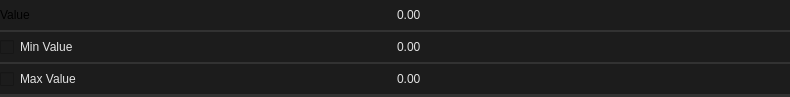
<?xml version="1.0" encoding="UTF-8"?>
<ui version="4.0">
 <class>Widget</class>
 <widget class="QWidget" name="Widget">
  <property name="geometry">
   <rect>
    <x>0</x>
    <y>0</y>
    <width>790</width>
    <height>97</height>
   </rect>
  </property>
  <property name="minimumSize">
   <size>
    <width>0</width>
    <height>0</height>
   </size>
  </property>
  <property name="maximumSize">
   <size>
    <width>16777215</width>
    <height>97</height>
   </size>
  </property>
  <property name="windowTitle">
   <string>Form</string>
  </property>
  <property name="styleSheet">
   <string notr="true">.QWidget {
    font: 580 10pt &quot;Segoe UI&quot;;
    border: 2px solid black;
    border-radius: 0px;
    border-left: 0px;
    border-right: 0px;
	border-top: 0px;
    border-color: rgba(50, 50, 50, 255);
    padding: 8px;
    padding-left: 6px;
    padding-right: 6px;
    color: #E3E3E3;
    background-color: #1C1C1C;
}

.QWidget::hover {
}
.QWidget::selected {
    background-color: #414956;
}</string>
  </property>
  <layout class="QVBoxLayout" name="verticalLayout">
   <property name="spacing">
    <number>0</number>
   </property>
   <property name="leftMargin">
    <number>0</number>
   </property>
   <property name="topMargin">
    <number>0</number>
   </property>
   <property name="rightMargin">
    <number>0</number>
   </property>
   <property name="bottomMargin">
    <number>0</number>
   </property>
   <item>
    <widget class="QFrame" name="frame">
     <property name="maximumSize">
      <size>
       <width>16777215</width>
       <height>32</height>
      </size>
     </property>
     <property name="styleSheet">
      <string notr="true">.QFrame {
    font: 580 10pt &quot;Segoe UI&quot;;
    border: 2px solid black;
    border-radius: 0px;
    border-left: 0px;
    border-right: 0px;
	border-top: 0px;
    border-color: rgba(50, 50, 50, 255);
    color: #E3E3E3;
    background-color: #1C1C1C;
}

.QFrame::hover {
}
.QFrame::selected {
    background-color: #414956;
}</string>
     </property>
     <property name="frameShape">
      <enum>QFrame::StyledPanel</enum>
     </property>
     <property name="frameShadow">
      <enum>QFrame::Raised</enum>
     </property>
     <property name="lineWidth">
      <number>0</number>
     </property>
     <layout class="QHBoxLayout" name="horizontalLayout_2">
      <property name="spacing">
       <number>0</number>
      </property>
      <property name="leftMargin">
       <number>0</number>
      </property>
      <property name="topMargin">
       <number>0</number>
      </property>
      <property name="rightMargin">
       <number>0</number>
      </property>
      <property name="bottomMargin">
       <number>0</number>
      </property>
      <item>
       <widget class="QLabel" name="label">
        <property name="styleSheet">
         <string notr="true">border:0px;
background-color: rgba(255, 255, 255, 0);
font: 8pt &quot;Segoe UI&quot;;

</string>
        </property>
        <property name="text">
         <string>Value</string>
        </property>
       </widget>
      </item>
      <item>
       <widget class="QDoubleSpinBox" name="value_doubleSpinBox">
        <property name="minimumSize">
         <size>
          <width>0</width>
          <height>0</height>
         </size>
        </property>
        <property name="styleSheet">
         <string notr="true">QDoubleSpinBox {
    font: 580 8pt &quot;Segoe UI&quot;;
    border: 2px solid black;
    border-radius: 2px;
    border-color: rgba(80, 80, 80, 255);
    color: #E3E3E3;
    background-color: #1C1C1C;
border:0px;
}

QDoubleSpinBox:focus {
}

QDoubleSpinBox:hover {
}

QDoubleSpinBox:pressed {
	background-color: #121212;
}

QDoubleSpinBox::up-button {
    border: 0px solid black;
    subcontrol-origin: border;
    subcontrol-position: top right;
    border-left: 2px solid black;
    border-bottom: 0px solid black;
    border-top-right-radius: 2px;
    border-color: rgba(80, 80, 80, 255);
	width:16px;
    margin:0px;
border:0px;
}

QDoubleSpinBox::up-arrow {
    image: url(://icons/arrow_drop_up_24dp_9D9D9D_FILL0_wght400_GRAD0_opsz24.svg);
    width: 20px;
    height: 20px;
}

QDoubleSpinBox::down-button {
    subcontrol-origin: border;
    subcontrol-position: bottom right;
	border: 0px solid black;
    border-left: 2px solid black;
    border-top: 2px solid black;
border-bottom-right-radius: 2px;
    border-color: rgba(80, 80, 80, 255);
	width:16px;
    margin:0px;
border:0px;
}

QDoubleSpinBox::down-arrow {
    image: url(://icons/arrow_drop_down_16dp.svg);
    width: 20px;
    height: 20px;
}</string>
        </property>
        <property name="decimals">
         <number>2</number>
        </property>
        <property name="minimum">
         <double>-99999999999.000000000000000</double>
        </property>
        <property name="maximum">
         <double>99999999999.000000000000000</double>
        </property>
        <property name="singleStep">
         <double>0.100000000000000</double>
        </property>
       </widget>
      </item>
     </layout>
    </widget>
   </item>
   <item>
    <widget class="QFrame" name="frame_2">
     <property name="maximumSize">
      <size>
       <width>16777215</width>
       <height>32</height>
      </size>
     </property>
     <property name="styleSheet">
      <string notr="true">.QFrame {
    font: 580 10pt &quot;Segoe UI&quot;;
    border: 2px solid black;
    border-radius: 0px;
    border-left: 0px;
    border-right: 0px;
	border-top: 0px;
    border-color: rgba(50, 50, 50, 255);
    color: #E3E3E3;
    background-color: #1C1C1C;
}

.QFrame::hover {
}
.QFrame::selected {
    background-color: #414956;
}</string>
     </property>
     <property name="frameShape">
      <enum>QFrame::StyledPanel</enum>
     </property>
     <property name="frameShadow">
      <enum>QFrame::Raised</enum>
     </property>
     <property name="lineWidth">
      <number>0</number>
     </property>
     <layout class="QHBoxLayout" name="horizontalLayout_7">
      <property name="spacing">
       <number>0</number>
      </property>
      <property name="leftMargin">
       <number>0</number>
      </property>
      <property name="topMargin">
       <number>0</number>
      </property>
      <property name="rightMargin">
       <number>0</number>
      </property>
      <property name="bottomMargin">
       <number>0</number>
      </property>
      <item>
       <widget class="QCheckBox" name="min_checkBox">
        <property name="styleSheet">
         <string notr="true">QCheckBox {
    font: 580 8pt &quot;Segoe UI&quot;;
    border-radius: 0px;
    border-color: rgba(80, 80, 80, 255);
    height:4px;
    color: #E3E3E3;
    background-color: #1C1C1C;
	border:0px;
}

QCheckBox::indicator:unchecked {
    image: url(://icons/check_box_outline_blank_16dp_9D9D9D_FILL0_wght400_GRAD0_opsz20.svg);
}

QCheckBox::indicator:checked {
    image: url(://icons/select_check_box_16dp_9D9D9D_FILL0_wght400_GRAD0_opsz20.svg);
}</string>
        </property>
        <property name="text">
         <string>Min Value</string>
        </property>
       </widget>
      </item>
      <item>
       <widget class="QDoubleSpinBox" name="min_doubleSpinBox">
        <property name="styleSheet">
         <string notr="true">QDoubleSpinBox {
    font: 580 8pt &quot;Segoe UI&quot;;
    border: 2px solid black;
    border-radius: 2px;
    border-color: rgba(80, 80, 80, 255);
    color: #E3E3E3;
    background-color: #1C1C1C;
border:0px;
}

QDoubleSpinBox:focus {
}

QDoubleSpinBox:hover {
}

QDoubleSpinBox:pressed {
	background-color: #121212;
}

QDoubleSpinBox::up-button {
    border: 0px solid black;
    subcontrol-origin: border;
    subcontrol-position: top right;
    border-left: 2px solid black;
    border-bottom: 0px solid black;
    border-top-right-radius: 2px;
    border-color: rgba(80, 80, 80, 255);
	width:16px;
    margin:0px;
border:0px;
}

QDoubleSpinBox::up-arrow {
    image: url(://icons/arrow_drop_up_24dp_9D9D9D_FILL0_wght400_GRAD0_opsz24.svg);
    width: 20px;
    height: 20px;
}

QDoubleSpinBox::down-button {
    subcontrol-origin: border;
    subcontrol-position: bottom right;
	border: 0px solid black;
    border-left: 2px solid black;
    border-top: 2px solid black;
border-bottom-right-radius: 2px;
    border-color: rgba(80, 80, 80, 255);
	width:16px;
    margin:0px;
border:0px;
}

QDoubleSpinBox::down-arrow {
    image: url(://icons/arrow_drop_down_16dp.svg);
    width: 20px;
    height: 20px;
}

QDoubleSpinBox:disabled {
	color: rgba(125, 125, 125, 100);
}</string>
        </property>
        <property name="decimals">
         <number>2</number>
        </property>
        <property name="minimum">
         <double>-99999999999.000000000000000</double>
        </property>
        <property name="maximum">
         <double>99999999999.000000000000000</double>
        </property>
        <property name="singleStep">
         <double>0.100000000000000</double>
        </property>
       </widget>
      </item>
     </layout>
    </widget>
   </item>
   <item>
    <widget class="QFrame" name="frame_3">
     <property name="maximumSize">
      <size>
       <width>16777215</width>
       <height>32</height>
      </size>
     </property>
     <property name="styleSheet">
      <string notr="true">.QFrame {
    font: 580 10pt &quot;Segoe UI&quot;;
    border: 2px solid black;
    border-radius: 0px;
    border-left: 0px;
    border-right: 0px;
	border-top: 0px;
    border-color: rgba(50, 50, 50, 255);
    color: #E3E3E3;
    background-color: #1C1C1C;
}

.QFrame::hover {
}
.QFrame::selected {
    background-color: #414956;
}</string>
     </property>
     <property name="frameShape">
      <enum>QFrame::StyledPanel</enum>
     </property>
     <property name="frameShadow">
      <enum>QFrame::Raised</enum>
     </property>
     <property name="lineWidth">
      <number>0</number>
     </property>
     <layout class="QHBoxLayout" name="horizontalLayout_8">
      <property name="spacing">
       <number>0</number>
      </property>
      <property name="leftMargin">
       <number>0</number>
      </property>
      <property name="topMargin">
       <number>0</number>
      </property>
      <property name="rightMargin">
       <number>0</number>
      </property>
      <property name="bottomMargin">
       <number>0</number>
      </property>
      <item>
       <widget class="QCheckBox" name="max_checkBox">
        <property name="styleSheet">
         <string notr="true">QCheckBox {
    font: 580 8pt &quot;Segoe UI&quot;;
    border-radius: 0px;
    border-color: rgba(80, 80, 80, 255);
    height:4px;
    color: #E3E3E3;
    background-color: #1C1C1C;
	border:0px;
}

QCheckBox::indicator:unchecked {
    image: url(://icons/check_box_outline_blank_16dp_9D9D9D_FILL0_wght400_GRAD0_opsz20.svg);
}

QCheckBox::indicator:checked {
    image: url(://icons/select_check_box_16dp_9D9D9D_FILL0_wght400_GRAD0_opsz20.svg);
}</string>
        </property>
        <property name="text">
         <string>Max Value</string>
        </property>
       </widget>
      </item>
      <item>
       <widget class="QDoubleSpinBox" name="max_doubleSpinBox">
        <property name="enabled">
         <bool>true</bool>
        </property>
        <property name="styleSheet">
         <string notr="true">QDoubleSpinBox {
    font: 580 8pt &quot;Segoe UI&quot;;
    border: 2px solid black;
    border-radius: 2px;
    border-color: rgba(80, 80, 80, 255);
    color: #E3E3E3;
    background-color: #1C1C1C;
border:0px;
}

QDoubleSpinBox:focus {
}

QDoubleSpinBox:hover {
}

QDoubleSpinBox:pressed {
	background-color: #121212;
}

QDoubleSpinBox::up-button {
    border: 0px solid black;
    subcontrol-origin: border;
    subcontrol-position: top right;
    border-left: 2px solid black;
    border-bottom: 0px solid black;
    border-top-right-radius: 2px;
    border-color: rgba(80, 80, 80, 255);
	width:16px;
    margin:0px;
border:0px;
}

QDoubleSpinBox::up-arrow {
    image: url(://icons/arrow_drop_up_24dp_9D9D9D_FILL0_wght400_GRAD0_opsz24.svg);
    width: 20px;
    height: 20px;
}

QDoubleSpinBox::down-button {
    subcontrol-origin: border;
    subcontrol-position: bottom right;
	border: 0px solid black;
    border-left: 2px solid black;
    border-top: 2px solid black;
border-bottom-right-radius: 2px;
    border-color: rgba(80, 80, 80, 255);
	width:16px;
    margin:0px;
border:0px;
}

QDoubleSpinBox::down-arrow {
    image: url(://icons/arrow_drop_down_16dp.svg);
    width: 20px;
    height: 20px;
}

QDoubleSpinBox:disabled {
	color: rgba(125, 125, 125, 100);
}</string>
        </property>
        <property name="decimals">
         <number>2</number>
        </property>
        <property name="minimum">
         <double>-99999999999.000000000000000</double>
        </property>
        <property name="maximum">
         <double>99999999999.000000000000000</double>
        </property>
        <property name="singleStep">
         <double>0.100000000000000</double>
        </property>
       </widget>
      </item>
     </layout>
    </widget>
   </item>
  </layout>
 </widget>
 <resources/>
 <connections/>
</ui>
